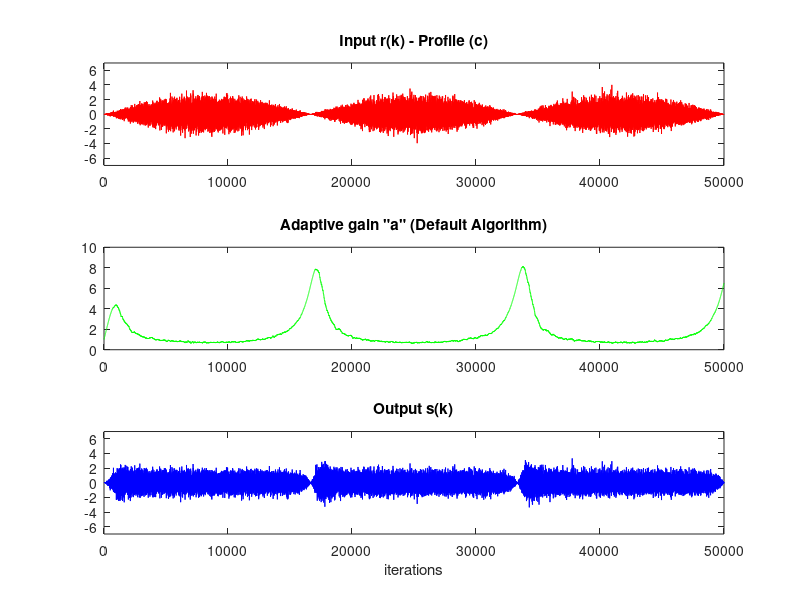

Write the MATLAB code that produced this figure.
% --- agcvsfading_default_c.m ---
% --- Tests the "default" algorithm on fading profile (c) ---

clear; clc;

% --- 1. Set up parameters (same as agcvsfading.m) ---
n=50000;
r=randn(n,1);

% --- THIS IS THE MODIFIED LINE FOR PART (c) ---
env=sin(3*pi*[1:n]'/n);     % Fading profile (c)
% --- End of modification ---

r=r.*env;
ds=0.5;
a=zeros(1,n); a(1)=1;
s=zeros(1,n);
mu=0.01;

% --- 2. Run the "Default" loop ---
for k=1:n-1
  s(k)=a(k)*r(k);
  a(k+1)=a(k)-mu*(s(k)^2-ds); % Default update rule
end

% --- 3. Plot the results (same as agcvsfading.m) ---
figure;
subplot(3,1,2), plot(a,'g') 
title('Adaptive gain "a" (Default Algorithm)')
subplot(3,1,1), plot(r,'r') 
axis([0,length(r),-7,7])
title('Input r(k) - Profile (c)')
subplot(3,1,3),plot(s,'b')
axis([0,length(r),-7,7])
title('Output s(k)')
xlabel('iterations')